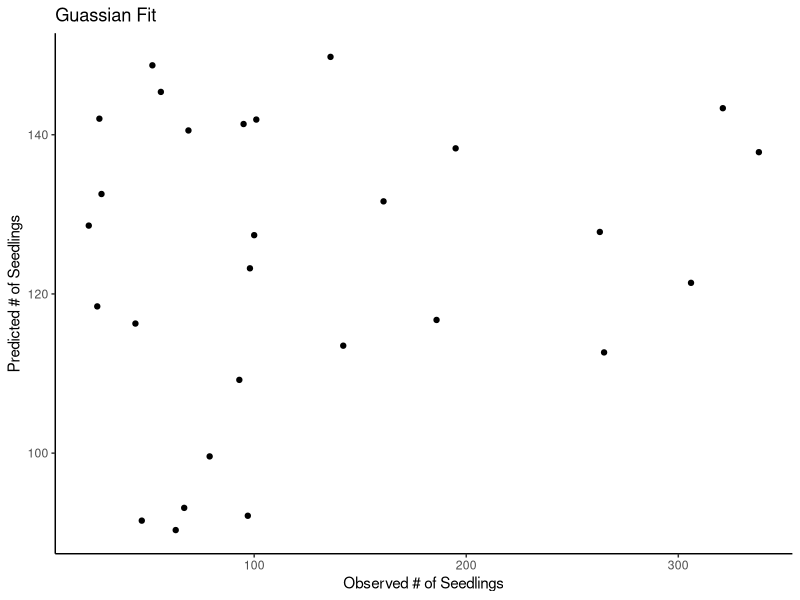
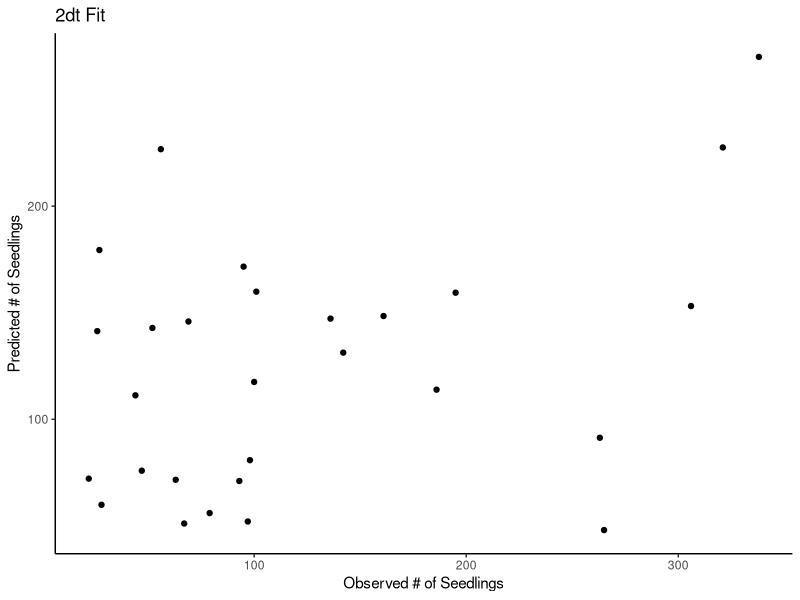
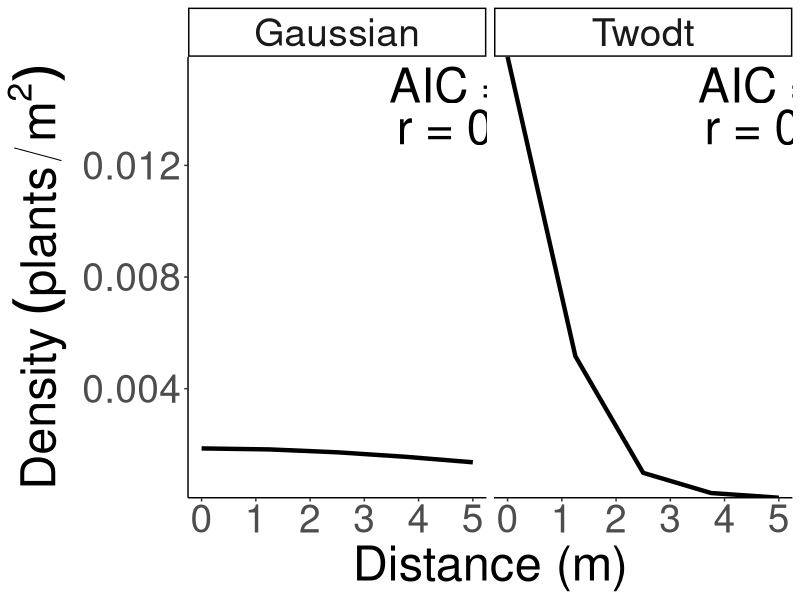
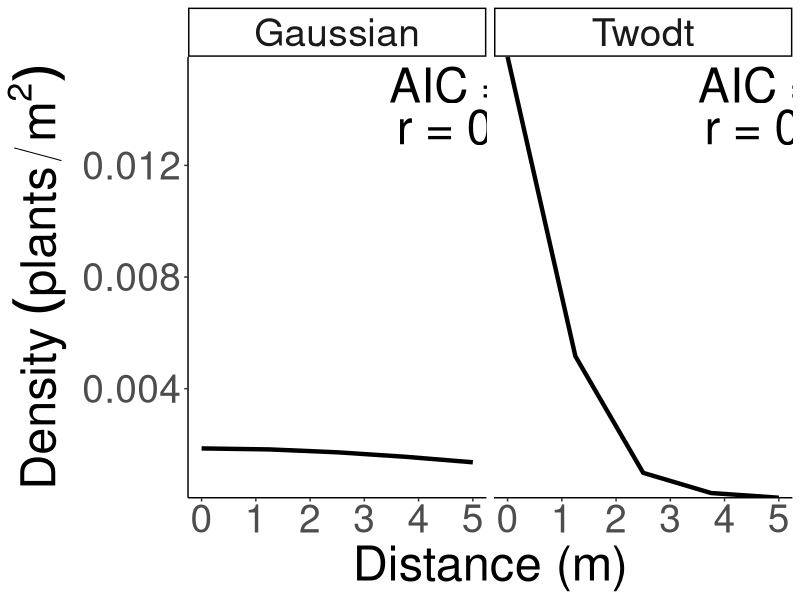

Write the R code that produced these figures, in order.
## ---- chunk 1
library(tidyverse)
library(ggpubr)
## ---- chunk 2
#function 1# the gaussian######################
####negative binomial with a gaussian overdispersed sampling distribution
lognorm  <- function(param){
  print(param)
  mu     <- getmean(param)
  theta  <- param[3]
  lgn    <- lgamma(counts + theta) #negative binomial on a log scale
  lgd    <- lgamma(counts+1) + lgamma(theta)
  piece1 <- counts*log(mu) + theta*log(theta) - (theta + counts)*log(mu + theta)
  return(-sum(lgn - lgd + piece1))
}

#function 2 # getmean for the Gaussian#######
getmean <- function(param){
  #pi   <- 3.14159 # in r pi is a number 
  beta <- param[1] # number of offspring/signal strength unit 
  sig  <- param[2] #sig = alpha = distance parameter in meters 
  
  #from Brian's code adapted by Carol to replace error lines
  x1<- beta*bas	# converting signal strength from sources to arrival seedlings in traps 
  x2<- exp(-(dist/sig)^2)/(pi*(sig)^2) 
  #see equation 5b, p. 1478 Clark et al. 1999, 'sig' here plays role of 'alpha'
  return(x2%*%x1)
}


######function 4 ##### 2dt model  plays same role as Weibull in Janneke code########
loglik <- function(param){
  print(param)
  mu  <- getmean1(param)
  #  Poisson likelihood:
  piece1 <- -mu + counts*log(mu) - lgamma(counts + 1)
  return(-sum(piece1))
}


#function 5 getmean for the 2dt############### same role as getmean for Weibull#####
getmean1 <- function(param0){
  #pi   <- 3.14159
  beta <- param0[1]
  lpar <- param0[2]
  #x11  <- bas*lpar
  x_11  <- bas*lpar
  #x11_matrix(x11,nrow=length(dist[,1]), ncol=length(bas), byrow=T)  
  x_11 <-matrix(x_11,nrow=length(dist[,1]), ncol=length(bas), byrow=T)   
  #Janneke's fix, not elegant but it works
  x12  <-  pi* (lpar+ dist^2)^2
  x13  <- x_11/x12
  x2   <- apply(x13,1,sum)
  return(x2*beta)
}


######function 6 2dtgrid (no analogue in Janneke code) used for mapping#############
shad2 <- function(param){
  beta <- param[1]
  upar <- param[2] #lam in  code above
  sh1  <- beta * upar
  sh2  <- 3.14159*(upar+dis^2)^2
  return(sh1/sh2)
}
## ---- chunk 3
#setwd("~/Documents/Duke/Lab/Dispersal Trays/Horvitz Dispersal Kernel Method")
#seedling data = trap/target data 
sdlgdat<-read.csv("../input/BQsdlgdat.csv",header=T)
sdlgdat
b<-sdlgdat 
xtrap<-b$x #x coordinates between traps
ytrap<-b$y #y coordinates between traps 
counts<-b$athaliana #seedling number per trap

#tree data = source data 
treedat<-read.csv("../input/BQtreedat.csv",header=T)
c<-treedat   
xtree<-c$X #x coordinates between sources
ytree<-c$Y #y coordinates between sources 
bas<-c$ar03.2 #estimated reproductive output of sources 
bas
## ---- chunk 4
#calculate distance matrix
xd       <- outer(xtree,xtrap,function(xtree,xtrap) (xtree - xtrap)^2)
yd       <- outer(ytree,ytrap,function(ytree,ytrap) (ytree - ytrap)^2)
dist     <- t(sqrt(xd + yd)) # the matrix of traps by source distances
#distance is in meters 

dim(dist) #check the matrix, 28 rows (traps) x 12 columns (sources)
max(dist) #13.19

#mean tree size/for BQ mean population fitness
#Note: This is estimated total reproductive output (Avg Fruit # * Pop Size)
meantree <- mean(bas) 
# > meantree
# [1] 2066.47

#> meantree
#[1] 8265.878 -with 4*estimated total (PF = 1/4 of pop)

#calcualte mean distance between all offspring and sources
countscol<-matrix(counts,28,1)
fivecol<-cbind(countscol,countscol,countscol,countscol,countscol)
allcol<-cbind(fivecol,fivecol,countscol,countscol)
wtdist<-dist*allcol
meandistsdlg<-sum(wtdist)/(sum(counts)*12) #N=totcounts*adults
# > meandistsdlg
# [1] 5.505712
## ---- chunk 5
#Gaussian fit
beta0    <- 0.5 #going from fruits to seeds to seedlings (with trees they go from basal area --> seeds --> seedlings)
#estimated seeds/fruit in DND = 29 so rounded up to 30 and divided by 2 
s0       <- 7. #should be a little higher than the meandistsdlg
theta0   <- 0.8 #shape parameter (<1 = overdispersed, >1 =poisson)
param0   <- c(beta0,s0,theta0)
outg     <- nlminb(param0,lognorm,lower = c(.0001,.2,.1),upper = c(30,60,100))
#outg     <- nlminb(param0,lognorm,lower = c(.0001,.2,.1),upper = c(1,60,100))
#nlminb() takes a function, objective, and finds values for the parameters of this function at which the objective function achieves its minimum value.
#lower and uppers = parameter constraints during the estimation process 
beta     <- outg$par[1] #converting bas to seedlings    
alpha    <- outg$par[2] #see equation 5b, p. 1478 Clark et al. 1999
theta    <- outg$par[3] #clummping parameter 

#calculate model fit 
likg<-outg$objective
aicg<-2*(likg + 3)
aicg

meandisplace<-alpha*(sqrt(pi)/2) # convert alpha to mean displacement per unit time

predg<-getmean(c(beta,alpha))  #predicted distribution by Gaussian of seedlings in traps
rg<-cor(predg,counts)          # correlation coefficient

minpredg<-min(predg)   #min predicted 
minpredg
maxpredg<-max(predg)   #max predicted
maxpredg
mincounts<-min(counts) #min observed
mincounts
maxcounts<-max(counts) #max observed
maxcounts
meancounts<-mean(counts) #mean observed

guassfit <- data.frame(counts, predg)
cor.test(guassfit$counts, guassfit$predg)
#r = 0.1664029 ; p = 0.3974
ggplot(guassfit, aes(x=counts, y=predg)) + geom_point() + ylab("Predicted # of Seedlings") +
  xlab("Observed # of Seedlings") + ggtitle("Guassian Fit") + theme_classic()
## ---- chunk 6
#2Dt model
lam0     <- 2 #new distance parameter added to 2dt model (allows alpha to vary)
param0   <- c(beta0,lam0)
outt     <- nlminb(param0,loglik,lower = c(0.0001,.05),upper = c(30,3600))
#outt     <- nlminb(param0,loglik,lower = c(.0001,.05),upper = c(1,3600))
b0       <- outt$par[1] #not initials even though called b0,u0
u0       <- outt$par[2]

#calculate model fit 
lik2<-outt$objective
aic2<-2*(lik2+2)
aic2

pred2<-getmean1(c(b0,u0))        #predicted distribution by twodt of seedlings in traps
rtwo<-cor(pred2,counts)          #correlation coefficient
minpred2<-min(pred2)   #min predicted 
minpred2
maxpred2<-max(pred2)   #max predicted
maxpred2
mincounts<-min(counts) #min observed
mincounts
maxcounts<-max(counts) #max observed
maxcounts
meancounts<-mean(counts) #mean observed

twodtfit <- data.frame(counts, pred2)
cor.test(twodtfit$counts, twodtfit$pred2)
#r = 0.3823564 ; p= 0.04464
ggplot(twodtfit, aes(x=counts, y=pred2)) + geom_point() + ylab("Predicted # of Seedlings") +
  xlab("Observed # of Seedlings") + ggtitle("2dt Fit") + theme_classic()
## ---- chunk 7
#for drawing  the kernels for a set vector of distances

distr<-seq(0,5,length=5)            #makes a vector of distances 

shadg<-beta*exp(-(distr/alpha)^2)/(3.14159*alpha^2) #gaussian
#eqn 5b in Clark et al. 1999 weighted by beta to convert probability density into actual numbers across distance (go from probability to numerical)

shad1       <- b0*u0                                # twodt step 1
shadden2    <- 3.14159*(u0+distr^2)^2               #  twodt step 2
shadtwodt   <- shad1/shadden2                       #  twodt step 3

#plot figs
seedshadows <- data.frame(distr,shadg, shadtwodt) %>% rename(Gaussian=shadg, Twodt=shadtwodt)
seedshadows_long <- gather(seedshadows, Model, shadow, Gaussian:Twodt)
AIC_text <- data.frame(
  label = c("AIC = 325.3", "AIC = 1998.3"),
  Model= c("Gaussian", "Twodt")
)
corr_text  <- data.frame(
  label = c("r = 0.17", "r = 0.38*"),
  Model= c("Gaussian", "Twodt")
)

ggplot(seedshadows_long, aes(x=distr, y=shadow)) + 
  geom_line(linewidth=1.5) + 
  labs(y=expression(Density~(plants/m^2)), x="Distance (m)") +
  theme_classic() + 
  theme(text=element_text(size=35)) +
  scale_y_continuous(expand = c(0, 0)) +
  facet_grid(. ~Model) +
  geom_text(
    data=AIC_text,
    mapping=aes(x=3, y=0.013, label = label),
    size=12,
    hjust =-0.1,
    vjust =-1
  ) +
  geom_text(
    data=corr_text,
    mapping=aes(x=3.3, y=0.0115, label = label),
    size=12,
    hjust =-0.1,
    vjust =-1
  )
ggsave("../output/DispersalKernels_ShortDist2.png", width=18, height=8, units="in")
